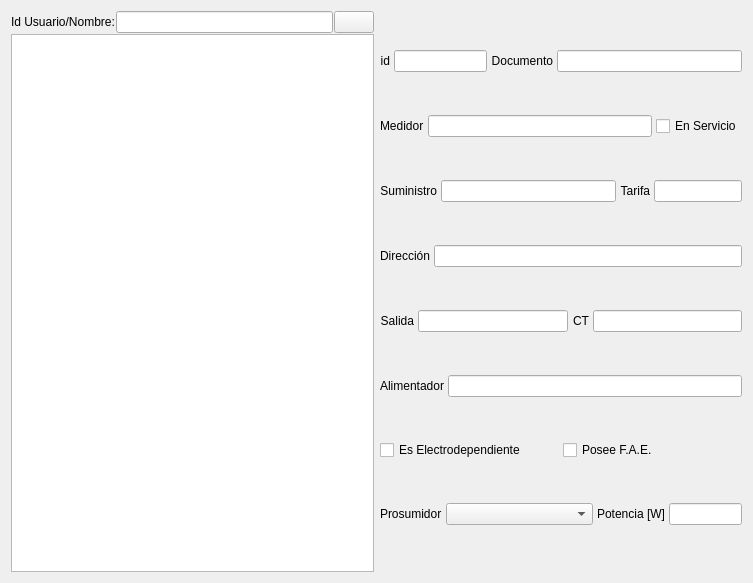
<?xml version="1.0" encoding="UTF-8"?>
<ui version="4.0">
 <class>Form</class>
 <widget class="QWidget" name="Form">
  <property name="windowModality">
   <enum>Qt::ApplicationModal</enum>
  </property>
  <property name="geometry">
   <rect>
    <x>0</x>
    <y>0</y>
    <width>753</width>
    <height>583</height>
   </rect>
  </property>
  <property name="windowTitle">
   <string>Datos de Usuarios</string>
  </property>
  <layout class="QVBoxLayout" name="verticalLayout_2" stretch="7,4">
   <property name="spacing">
    <number>4</number>
   </property>
   <item>
    <layout class="QHBoxLayout" name="horizontalLayout" stretch="2,2">
     <property name="spacing">
      <number>6</number>
     </property>
     <item>
      <layout class="QVBoxLayout" name="verticalLayout_3" stretch="1,10">
       <property name="spacing">
        <number>1</number>
       </property>
       <item>
        <layout class="QHBoxLayout" name="horizontalLayout_2" stretch="0,1,0">
         <property name="spacing">
          <number>1</number>
         </property>
         <item>
          <widget class="QLabel" name="label">
           <property name="frameShape">
            <enum>QFrame::NoFrame</enum>
           </property>
           <property name="text">
            <string>Id Usuario/Nombre:</string>
           </property>
          </widget>
         </item>
         <item>
          <widget class="QLineEdit" name="txtBusqueda"/>
         </item>
         <item>
          <widget class="QPushButton" name="cmdBuscar">
           <property name="text">
            <string/>
           </property>
           <property name="icon">
            <iconset>
             <normaloff>icons/img_buscar.png</normaloff>icons/img_buscar.png</iconset>
           </property>
          </widget>
         </item>
        </layout>
       </item>
       <item>
        <widget class="QTableWidget" name="tableWidget">
         <property name="font">
          <font>
           <pointsize>8</pointsize>
          </font>
         </property>
        </widget>
       </item>
      </layout>
     </item>
     <item>
      <layout class="QVBoxLayout" name="verticalLayout">
       <property name="spacing">
        <number>4</number>
       </property>
       <item>
        <layout class="QHBoxLayout" name="horizontalLayout_4" stretch="0,1,0,2">
         <item>
          <widget class="QLabel" name="label_5">
           <property name="text">
            <string>id</string>
           </property>
           <property name="alignment">
            <set>Qt::AlignRight|Qt::AlignTrailing|Qt::AlignVCenter</set>
           </property>
          </widget>
         </item>
         <item>
          <widget class="QLineEdit" name="txtId"/>
         </item>
         <item>
          <widget class="QLabel" name="label_9">
           <property name="text">
            <string>Documento</string>
           </property>
           <property name="alignment">
            <set>Qt::AlignRight|Qt::AlignTrailing|Qt::AlignVCenter</set>
           </property>
          </widget>
         </item>
         <item>
          <widget class="QLineEdit" name="txtDocumento"/>
         </item>
        </layout>
       </item>
       <item>
        <layout class="QHBoxLayout" name="horizontalLayout_6">
         <item>
          <widget class="QLabel" name="label_10">
           <property name="text">
            <string>Medidor</string>
           </property>
          </widget>
         </item>
         <item>
          <widget class="QLineEdit" name="txtMedidor"/>
         </item>
         <item>
          <widget class="QCheckBox" name="chkEs">
           <property name="text">
            <string>En Servicio</string>
           </property>
          </widget>
         </item>
        </layout>
       </item>
       <item>
        <layout class="QHBoxLayout" name="horizontalLayout_11" stretch="0,2,0,1">
         <item>
          <widget class="QLabel" name="label_4">
           <property name="text">
            <string>Suministro</string>
           </property>
           <property name="alignment">
            <set>Qt::AlignRight|Qt::AlignTrailing|Qt::AlignVCenter</set>
           </property>
          </widget>
         </item>
         <item>
          <widget class="QLineEdit" name="txtSuministro"/>
         </item>
         <item>
          <widget class="QLabel" name="label_7">
           <property name="text">
            <string>Tarifa</string>
           </property>
           <property name="alignment">
            <set>Qt::AlignRight|Qt::AlignTrailing|Qt::AlignVCenter</set>
           </property>
          </widget>
         </item>
         <item>
          <widget class="QLineEdit" name="txtTarifa"/>
         </item>
        </layout>
       </item>
       <item>
        <layout class="QHBoxLayout" name="horizontalLayout_10">
         <item>
          <widget class="QLabel" name="label_3">
           <property name="text">
            <string>Dirección</string>
           </property>
           <property name="alignment">
            <set>Qt::AlignRight|Qt::AlignTrailing|Qt::AlignVCenter</set>
           </property>
          </widget>
         </item>
         <item>
          <widget class="QLineEdit" name="txtDireccion"/>
         </item>
        </layout>
       </item>
       <item>
        <layout class="QHBoxLayout" name="horizontalLayout_8">
         <item>
          <widget class="QLabel" name="label_2">
           <property name="text">
            <string>Salida</string>
           </property>
           <property name="alignment">
            <set>Qt::AlignRight|Qt::AlignTrailing|Qt::AlignVCenter</set>
           </property>
          </widget>
         </item>
         <item>
          <widget class="QLineEdit" name="txtSalida"/>
         </item>
         <item>
          <widget class="QLabel" name="label_8">
           <property name="text">
            <string>CT</string>
           </property>
           <property name="alignment">
            <set>Qt::AlignRight|Qt::AlignTrailing|Qt::AlignVCenter</set>
           </property>
          </widget>
         </item>
         <item>
          <widget class="QLineEdit" name="txtCT"/>
         </item>
        </layout>
       </item>
       <item>
        <layout class="QHBoxLayout" name="horizontalLayout_5">
         <item>
          <widget class="QLabel" name="label_6">
           <property name="text">
            <string>Alimentador</string>
           </property>
           <property name="alignment">
            <set>Qt::AlignRight|Qt::AlignTrailing|Qt::AlignVCenter</set>
           </property>
          </widget>
         </item>
         <item>
          <widget class="QLineEdit" name="txtAlimentador"/>
         </item>
        </layout>
       </item>
       <item>
        <layout class="QHBoxLayout" name="horizontalLayout_7">
         <item>
          <widget class="QCheckBox" name="chkElectrodependiente">
           <property name="text">
            <string>Es Electrodependiente</string>
           </property>
          </widget>
         </item>
         <item>
          <widget class="QCheckBox" name="chkFae">
           <property name="text">
            <string>Posee F.A.E.</string>
           </property>
          </widget>
         </item>
        </layout>
       </item>
       <item>
        <layout class="QHBoxLayout" name="horizontalLayout_3" stretch="0,2,0,1">
         <item>
          <widget class="QLabel" name="label_11">
           <property name="text">
            <string>Prosumidor</string>
           </property>
          </widget>
         </item>
         <item>
          <widget class="QComboBox" name="cmbProsumidor"/>
         </item>
         <item>
          <widget class="QLabel" name="label_12">
           <property name="text">
            <string>Potencia [W]</string>
           </property>
          </widget>
         </item>
         <item>
          <widget class="QLineEdit" name="txtPotencia"/>
         </item>
        </layout>
       </item>
      </layout>
     </item>
    </layout>
   </item>
   <item>
    <layout class="QVBoxLayout" name="grafico">
     <property name="spacing">
      <number>0</number>
     </property>
    </layout>
   </item>
  </layout>
 </widget>
 <resources/>
 <connections/>
</ui>
